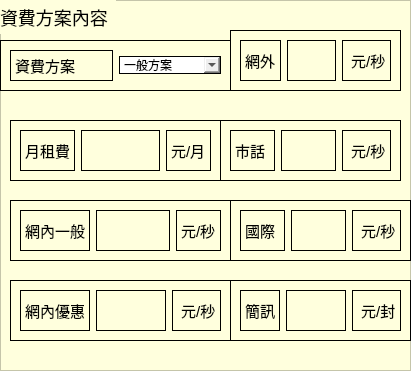
           <widget class="QFrame" name="Case">
            <property name="geometry">
             <rect>
              <x>740</x>
              <y>340</y>
              <width>411</width>
              <height>371</height>
             </rect>
            </property>
            <property name="styleSheet">
             <string notr="true">QLabel{
	font-size:15px;
}
QFrame{
	background-color: rgb(255, 255, 221);
}</string>
            </property>
            <property name="frameShape">
             <enum>QFrame::StyledPanel</enum>
            </property>
            <property name="frameShadow">
             <enum>QFrame::Raised</enum>
            </property>
            <widget class="QFrame" name="ID_4">
             <property name="geometry">
              <rect>
               <x>0</x>
               <y>40</y>
               <width>231</width>
               <height>51</height>
              </rect>
             </property>
             <property name="styleSheet">
              <string notr="true">border:1px solid black;</string>
             </property>
             <property name="frameShape">
              <enum>QFrame::StyledPanel</enum>
             </property>
             <property name="frameShadow">
              <enum>QFrame::Raised</enum>
             </property>
             <layout class="QHBoxLayout" name="horizontalLayout_11">
              <item>
               <widget class="QLabel" name="IdType_4">
                <property name="text">
                 <string>資費方案</string>
                </property>
               </widget>
              </item>
              <item>
               <widget class="QComboBox" name="CasType">
                <property name="maximumSize">
                 <size>
                  <width>130</width>
                  <height>16777215</height>
                 </size>
                </property>
                <item>
                 <property name="text">
                  <string>一般方案</string>
                 </property>
                </item>
               </widget>
              </item>
             </layout>
            </widget>
            <widget class="QFrame" name="frame_7">
             <property name="geometry">
              <rect>
               <x>10</x>
               <y>120</y>
               <width>211</width>
               <height>61</height>
              </rect>
             </property>
             <property name="styleSheet">
              <string notr="true">QFrame{
	border:1px solid black;
}</string>
             </property>
             <property name="frameShape">
              <enum>QFrame::StyledPanel</enum>
             </property>
             <property name="frameShadow">
              <enum>QFrame::Raised</enum>
             </property>
             <layout class="QHBoxLayout" name="horizontalLayout_12">
              <item>
               <widget class="QLabel" name="label_23">
                <property name="text">
                 <string>月租費</string>
                </property>
               </widget>
              </item>
              <item>
               <widget class="QTextEdit" name="MothFee">
                <property name="maximumSize">
                 <size>
                  <width>16777215</width>
                  <height>80</height>
                 </size>
                </property>
                <property name="styleSheet">
                 <string notr="true">border:1px solid black;</string>
                </property>
               </widget>
              </item>
              <item>
               <widget class="QLabel" name="label_24">
                <property name="text">
                 <string>元/月</string>
                </property>
               </widget>
              </item>
             </layout>
            </widget>
            <widget class="QFrame" name="frame_8">
             <property name="geometry">
              <rect>
               <x>10</x>
               <y>200</y>
               <width>221</width>
               <height>61</height>
              </rect>
             </property>
             <property name="styleSheet">
              <string notr="true">QFrame{
	border:1px solid black;
}</string>
             </property>
             <property name="frameShape">
              <enum>QFrame::StyledPanel</enum>
             </property>
             <property name="frameShadow">
              <enum>QFrame::Raised</enum>
             </property>
             <layout class="QHBoxLayout" name="horizontalLayout_13">
              <item>
               <widget class="QLabel" name="label_25">
                <property name="text">
                 <string>網內一般</string>
                </property>
               </widget>
              </item>
              <item>
               <widget class="QTextEdit" name="Inside">
                <property name="maximumSize">
                 <size>
                  <width>16777215</width>
                  <height>80</height>
                 </size>
                </property>
                <property name="styleSheet">
                 <string notr="true">border:1px solid black;</string>
                </property>
               </widget>
              </item>
              <item>
               <widget class="QLabel" name="label_26">
                <property name="text">
                 <string>元/秒</string>
                </property>
               </widget>
              </item>
             </layout>
            </widget>
            <widget class="QFrame" name="frame_9">
             <property name="geometry">
              <rect>
               <x>10</x>
               <y>280</y>
               <width>221</width>
               <height>61</height>
              </rect>
             </property>
             <property name="styleSheet">
              <string notr="true">QFrame{
	border:1px solid black;
}</string>
             </property>
             <property name="frameShape">
              <enum>QFrame::StyledPanel</enum>
             </property>
             <property name="frameShadow">
              <enum>QFrame::Raised</enum>
             </property>
             <layout class="QHBoxLayout" name="horizontalLayout_14">
              <item>
               <widget class="QLabel" name="label_27">
                <property name="text">
                 <string>網內優惠</string>
                </property>
               </widget>
              </item>
              <item>
               <widget class="QTextEdit" name="InsieDiscount">
                <property name="maximumSize">
                 <size>
                  <width>16777215</width>
                  <height>80</height>
                 </size>
                </property>
                <property name="styleSheet">
                 <string notr="true">border:1px solid black;</string>
                </property>
               </widget>
              </item>
              <item>
               <widget class="QLabel" name="label_28">
                <property name="text">
                 <string> 元/秒</string>
                </property>
               </widget>
              </item>
             </layout>
            </widget>
            <widget class="QFrame" name="frame_10">
             <property name="geometry">
              <rect>
               <x>230</x>
               <y>30</y>
               <width>171</width>
               <height>61</height>
              </rect>
             </property>
             <property name="styleSheet">
              <string notr="true">QFrame{
	border:1px solid black;
}</string>
             </property>
             <property name="frameShape">
              <enum>QFrame::StyledPanel</enum>
             </property>
             <property name="frameShadow">
              <enum>QFrame::Raised</enum>
             </property>
             <layout class="QHBoxLayout" name="horizontalLayout_15">
              <item>
               <widget class="QLabel" name="label_29">
                <property name="text">
                 <string>網外</string>
                </property>
               </widget>
              </item>
              <item>
               <widget class="QTextEdit" name="OutSide">
                <property name="maximumSize">
                 <size>
                  <width>16777215</width>
                  <height>80</height>
                 </size>
                </property>
                <property name="styleSheet">
                 <string notr="true">border:1px solid black;</string>
                </property>
               </widget>
              </item>
              <item>
               <widget class="QLabel" name="label_30">
                <property name="text">
                 <string> 元/秒</string>
                </property>
               </widget>
              </item>
             </layout>
            </widget>
            <widget class="QFrame" name="frame_11">
             <property name="geometry">
              <rect>
               <x>220</x>
               <y>120</y>
               <width>181</width>
               <height>61</height>
              </rect>
             </property>
             <property name="styleSheet">
              <string notr="true">QFrame{
	border:1px solid black;
}</string>
             </property>
             <property name="frameShape">
              <enum>QFrame::StyledPanel</enum>
             </property>
             <property name="frameShadow">
              <enum>QFrame::Raised</enum>
             </property>
             <layout class="QHBoxLayout" name="horizontalLayout_16">
              <item>
               <widget class="QLabel" name="label_31">
                <property name="text">
                 <string>市話 </string>
                </property>
               </widget>
              </item>
              <item>
               <widget class="QTextEdit" name="Tel">
                <property name="maximumSize">
                 <size>
                  <width>16777215</width>
                  <height>80</height>
                 </size>
                </property>
                <property name="styleSheet">
                 <string notr="true">border:1px solid black;</string>
                </property>
               </widget>
              </item>
              <item>
               <widget class="QLabel" name="label_32">
                <property name="text">
                 <string> 元/秒</string>
                </property>
               </widget>
              </item>
             </layout>
            </widget>
            <widget class="QFrame" name="frame_12">
             <property name="geometry">
              <rect>
               <x>230</x>
               <y>200</y>
               <width>181</width>
               <height>61</height>
              </rect>
             </property>
             <property name="styleSheet">
              <string notr="true">QFrame{
	border:1px solid black;
}</string>
             </property>
             <property name="frameShape">
              <enum>QFrame::StyledPanel</enum>
             </property>
             <property name="frameShadow">
              <enum>QFrame::Raised</enum>
             </property>
             <layout class="QHBoxLayout" name="horizontalLayout_17">
              <item>
               <widget class="QLabel" name="label_33">
                <property name="text">
                 <string>國際 </string>
                </property>
               </widget>
              </item>
              <item>
               <widget class="QTextEdit" name="International">
                <property name="maximumSize">
                 <size>
                  <width>16777215</width>
                  <height>80</height>
                 </size>
                </property>
                <property name="styleSheet">
                 <string notr="true">border:1px solid black;</string>
                </property>
               </widget>
              </item>
              <item>
               <widget class="QLabel" name="label_34">
                <property name="text">
                 <string> 元/秒</string>
                </property>
               </widget>
              </item>
             </layout>
            </widget>
            <widget class="QFrame" name="frame_13">
             <property name="geometry">
              <rect>
               <x>230</x>
               <y>280</y>
               <width>181</width>
               <height>61</height>
              </rect>
             </property>
             <property name="styleSheet">
              <string notr="true">QFrame{
	border:1px solid black;
}</string>
             </property>
             <property name="frameShape">
              <enum>QFrame::StyledPanel</enum>
             </property>
             <property name="frameShadow">
              <enum>QFrame::Raised</enum>
             </property>
             <layout class="QHBoxLayout" name="horizontalLayout_18">
              <item>
               <widget class="QLabel" name="label_35">
                <property name="text">
                 <string>簡訊</string>
                </property>
               </widget>
              </item>
              <item>
               <widget class="QTextEdit" name="TextMsg">
                <property name="maximumSize">
                 <size>
                  <width>16777215</width>
                  <height>80</height>
                 </size>
                </property>
                <property name="styleSheet">
                 <string notr="true">border:1px solid black;</string>
                </property>
               </widget>
              </item>
              <item>
               <widget class="QLabel" name="label_36">
                <property name="text">
                 <string> 元/封</string>
                </property>
               </widget>
              </item>
             </layout>
            </widget>
            <widget class="QLabel" name="label_20">
             <property name="geometry">
              <rect>
               <x>0</x>
               <y>0</y>
               <width>116</width>
               <height>34</height>
              </rect>
             </property>
             <property name="styleSheet">
              <string notr="true">font-size:18px;</string>
             </property>
             <property name="text">
              <string>資費方案內容</string>
             </property>
            </widget>
           </widget>
